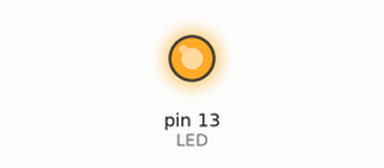
Bench run of a sketch on a simulated Arduino Uno, built with avr-gcc and run on an emulated ATmega328P. Parts: output pins drawn as LEDs (lit = HIGH).

Above: at 1.95 s.
At 11.9 s:
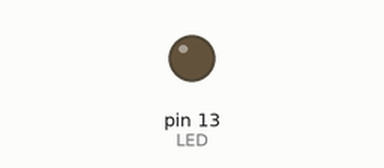
Timing chart, 0 to 15.8 s (numbered marks = the images above):
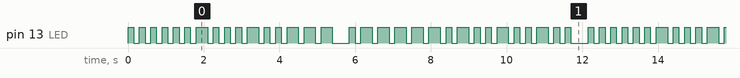

Measured:
- by itself, pin 13 (LED): moves between LOW and HIGH, repeating every 12.2 s
- by itself, everything shown: repeats every 12.2 s, in 64 steps

The sketch:

hello.ino
```cpp
/*
 * ---
 * Class: CE 1202.004
 * Assignment: Semester Project
 *
 * Author: Jack Demeterio
 * Date: 2026-05-28
 * Description: Sketch that can be deployed to the Arduino to ensure that the
 *              deploy process works.
 * ---
 */

const int SCALE_TIME = 3;

const int DOT_MS = 50 * SCALE_TIME;
const int DASH_MS = 100 * SCALE_TIME;
const int BREAK_MS = 50 * SCALE_TIME;
const int WORD_BREAK_MS = 100 * SCALE_TIME;

const int LED = LED_BUILTIN;

void setup() {
  pinMode(LED, OUTPUT);
}

void dot() {
  digitalWrite(LED, HIGH);
  delay(DOT_MS);
  digitalWrite(LED, LOW);
  delay(BREAK_MS);
}

void dash() {
  digitalWrite(LED, HIGH);
  delay(DASH_MS);
  digitalWrite(LED, LOW);
  delay(BREAK_MS);
}

void loop() {
  // Blink "hello world" to board

  dot();
  dot();
  dot();
  dot();

  dot();

  dot();
  dash();
  dot();
  dot();

  dot();
  dash();
  dot();
  dot();

  dash();
  dash();
  dash();

  delay(WORD_BREAK_MS);

  dot();
  dash();
  dash();

  dash();
  dash();
  dash();

  dot();
  dash();
  dot();

  dot();
  dash();
  dot();
  dot();

  dash();
  dot();
  dot();

  delay(WORD_BREAK_MS);
}
```
